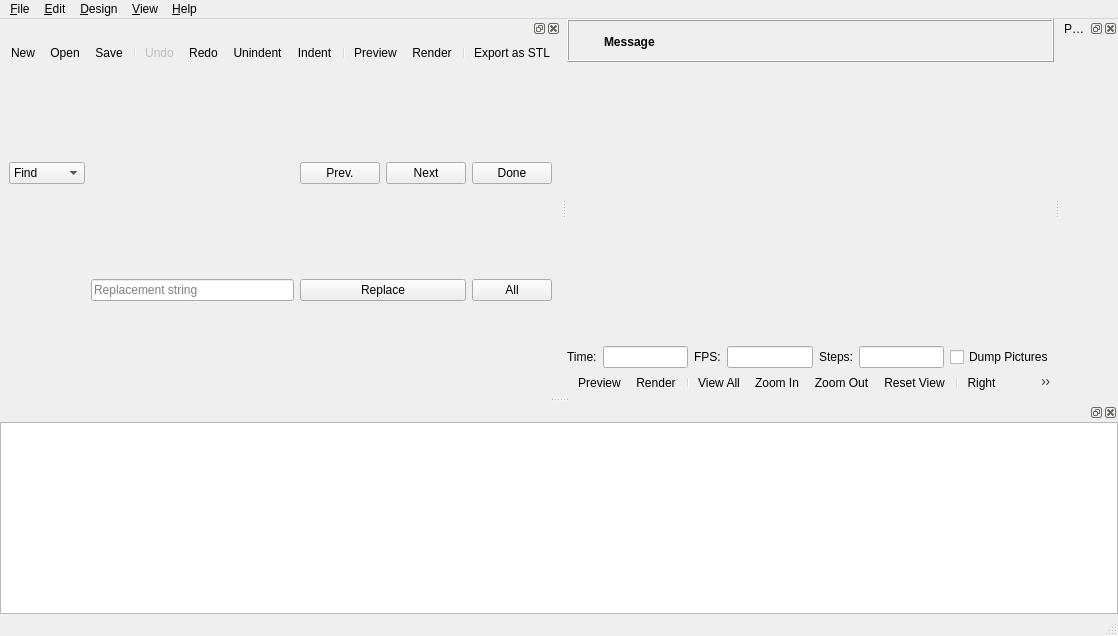
<?xml version="1.0" encoding="UTF-8"?>
<ui version="4.0">
 <class>MainWindow</class>
 <widget class="QMainWindow" name="MainWindow">
  <property name="geometry">
   <rect>
    <x>0</x>
    <y>0</y>
    <width>1118</width>
    <height>636</height>
   </rect>
  </property>
  <widget class="QWidget" name="centralwidget">
   <layout class="QVBoxLayout" name="verticalLayout_2">
    <property name="spacing">
     <number>0</number>
    </property>
    <property name="leftMargin">
     <number>0</number>
    </property>
    <property name="topMargin">
     <number>0</number>
    </property>
    <property name="rightMargin">
     <number>0</number>
    </property>
    <property name="bottomMargin">
     <number>0</number>
    </property>
    <item>
     <widget class="QWidget" name="mainWidget" native="true">
      <property name="sizePolicy">
       <sizepolicy hsizetype="Expanding" vsizetype="Expanding">
        <horstretch>0</horstretch>
        <verstretch>0</verstretch>
       </sizepolicy>
      </property>
      <layout class="QVBoxLayout" name="verticalLayout_3">
       <property name="spacing">
        <number>0</number>
       </property>
       <property name="leftMargin">
        <number>0</number>
       </property>
       <property name="topMargin">
        <number>0</number>
       </property>
       <property name="rightMargin">
        <number>0</number>
       </property>
       <property name="bottomMargin">
        <number>0</number>
       </property>
       <item>
        <widget class="QFrame" name="frameCompileResult">
         <property name="frameShape">
          <enum>QFrame::Box</enum>
         </property>
         <property name="frameShadow">
          <enum>QFrame::Raised</enum>
         </property>
         <layout class="QGridLayout" name="gridLayout_2">
          <property name="leftMargin">
           <number>6</number>
          </property>
          <property name="topMargin">
           <number>6</number>
          </property>
          <property name="rightMargin">
           <number>6</number>
          </property>
          <property name="bottomMargin">
           <number>4</number>
          </property>
          <property name="horizontalSpacing">
           <number>4</number>
          </property>
          <item row="0" column="1">
           <widget class="QLabel" name="labelCompileResultMessage">
            <property name="sizePolicy">
             <sizepolicy hsizetype="Preferred" vsizetype="Preferred">
              <horstretch>1</horstretch>
              <verstretch>0</verstretch>
             </sizepolicy>
            </property>
            <property name="font">
             <font>
              <weight>75</weight>
              <bold>true</bold>
             </font>
            </property>
            <property name="text">
             <string>Message</string>
            </property>
            <property name="wordWrap">
             <bool>true</bool>
            </property>
           </widget>
          </item>
          <item row="0" column="2">
           <widget class="QToolButton" name="toolButtonCompileResultClose">
            <property name="styleSheet">
             <string notr="true"/>
            </property>
            <property name="text">
             <string/>
            </property>
            <property name="icon">
             <iconset resource="../openscad.qrc">
              <normaloff>:/icons/close.png</normaloff>:/icons/close.png</iconset>
            </property>
            <property name="iconSize">
             <size>
              <width>22</width>
              <height>22</height>
             </size>
            </property>
            <property name="toolButtonStyle">
             <enum>Qt::ToolButtonIconOnly</enum>
            </property>
            <property name="autoRaise">
             <bool>true</bool>
            </property>
           </widget>
          </item>
          <item row="0" column="0">
           <widget class="QToolButton" name="toolButtonCompileResultIcon">
            <property name="styleSheet">
             <string notr="true">QToolButton { border: none; }</string>
            </property>
            <property name="text">
             <string/>
            </property>
            <property name="icon">
             <iconset resource="../openscad.qrc">
              <normaloff>:/icons/information-icons-error.png</normaloff>:/icons/information-icons-error.png</iconset>
            </property>
            <property name="iconSize">
             <size>
              <width>22</width>
              <height>22</height>
             </size>
            </property>
            <property name="autoRaise">
             <bool>false</bool>
            </property>
           </widget>
          </item>
         </layout>
        </widget>
       </item>
       <item>
        <widget class="QGLView" name="qglview" native="true">
         <property name="sizePolicy">
          <sizepolicy hsizetype="Expanding" vsizetype="Expanding">
           <horstretch>0</horstretch>
           <verstretch>0</verstretch>
          </sizepolicy>
         </property>
         <property name="minimumSize">
          <size>
           <width>200</width>
           <height>100</height>
          </size>
         </property>
        </widget>
       </item>
       <item>
        <widget class="QFrame" name="animate_panel">
         <property name="enabled">
          <bool>true</bool>
         </property>
         <property name="frameShape">
          <enum>QFrame::NoFrame</enum>
         </property>
         <property name="frameShadow">
          <enum>QFrame::Raised</enum>
         </property>
         <property name="lineWidth">
          <number>0</number>
         </property>
         <layout class="QHBoxLayout" name="horizontalLayoutAnimate">
          <property name="leftMargin">
           <number>0</number>
          </property>
          <property name="topMargin">
           <number>0</number>
          </property>
          <property name="rightMargin">
           <number>0</number>
          </property>
          <property name="bottomMargin">
           <number>0</number>
          </property>
          <item>
           <widget class="QLabel" name="label">
            <property name="text">
             <string>Time:</string>
            </property>
           </widget>
          </item>
          <item>
           <widget class="QLineEdit" name="e_tval"/>
          </item>
          <item>
           <widget class="QLabel" name="label_2">
            <property name="text">
             <string>FPS:</string>
            </property>
           </widget>
          </item>
          <item>
           <widget class="QLineEdit" name="e_fps"/>
          </item>
          <item>
           <widget class="QLabel" name="label_3">
            <property name="text">
             <string>Steps:</string>
            </property>
           </widget>
          </item>
          <item>
           <widget class="QLineEdit" name="e_fsteps"/>
          </item>
          <item>
           <widget class="QCheckBox" name="e_dump">
            <property name="text">
             <string>Dump Pictures</string>
            </property>
           </widget>
          </item>
         </layout>
        </widget>
       </item>
       <item>
        <widget class="QToolBar" name="viewerToolBar">
         <addaction name="designActionPreview"/>
         <addaction name="designActionRender"/>
         <addaction name="separator"/>
         <addaction name="viewActionViewAll"/>
         <addaction name="viewActionZoomIn"/>
         <addaction name="viewActionZoomOut"/>
         <addaction name="viewActionResetView"/>
         <addaction name="separator"/>
         <addaction name="viewActionRight"/>
         <addaction name="viewActionTop"/>
         <addaction name="viewActionBottom"/>
         <addaction name="viewActionLeft"/>
         <addaction name="viewActionFront"/>
         <addaction name="viewActionBack"/>
         <addaction name="separator"/>
         <addaction name="viewActionPerspective"/>
         <addaction name="viewActionOrthogonal"/>
         <addaction name="separator"/>
         <addaction name="viewActionShowAxes"/>
         <addaction name="viewActionShowScaleProportional"/>
         <addaction name="viewActionShowEdges"/>
        </widget>
       </item>
      </layout>
      <zorder>animate_panel</zorder>
      <zorder>qglview</zorder>
      <zorder>viewerToolBar</zorder>
      <zorder>frameCompileResult</zorder>
     </widget>
    </item>
   </layout>
  </widget>
  <widget class="QMenuBar" name="menubar">
   <property name="geometry">
    <rect>
     <x>0</x>
     <y>0</y>
     <width>1118</width>
     <height>20</height>
    </rect>
   </property>
   <widget class="QMenu" name="menu_File">
    <property name="title">
     <string>&amp;File</string>
    </property>
    <widget class="QMenu" name="menuOpenRecent">
     <property name="title">
      <string>Recen&amp;t Files</string>
     </property>
    </widget>
    <widget class="QMenu" name="menuExamples">
     <property name="title">
      <string>&amp;Examples</string>
     </property>
    </widget>
    <widget class="QMenu" name="menuExport">
     <property name="title">
      <string>E&amp;xport</string>
     </property>
     <addaction name="fileActionExportSTL"/>
     <addaction name="fileActionExportOFF"/>
     <addaction name="fileActionExportAMF"/>
     <addaction name="fileActionExportDXF"/>
     <addaction name="fileActionExportSVG"/>
     <addaction name="fileActionExportCSGBin"/>
     <addaction name="fileActionExportCSG"/>
     <addaction name="separator"/>
     <addaction name="fileActionExportImage"/>
    </widget>
    <addaction name="fileActionNew"/>
    <addaction name="fileActionOpen"/>
    <addaction name="menuOpenRecent"/>
    <addaction name="menuExamples"/>
    <addaction name="fileActionReload"/>
    <addaction name="fileActionClose"/>
    <addaction name="separator"/>
    <addaction name="fileActionSave"/>
    <addaction name="fileActionSaveAs"/>
    <addaction name="separator"/>
    <addaction name="menuExport"/>
    <addaction name="separator"/>
    <addaction name="fileShowLibraryFolder"/>
    <addaction name="separator"/>
    <addaction name="fileActionQuit"/>
   </widget>
   <widget class="QMenu" name="menu_Edit">
    <property name="title">
     <string>&amp;Edit</string>
    </property>
    <addaction name="editActionUndo"/>
    <addaction name="editActionRedo"/>
    <addaction name="separator"/>
    <addaction name="editActionCut"/>
    <addaction name="editActionCopy"/>
    <addaction name="editActionPaste"/>
    <addaction name="separator"/>
    <addaction name="editActionCopyViewport"/>
    <addaction name="separator"/>
    <addaction name="editActionIndent"/>
    <addaction name="editActionUnindent"/>
    <addaction name="editActionComment"/>
    <addaction name="editActionUncomment"/>
    <addaction name="editActionConvertTabsToSpaces"/>
    <addaction name="separator"/>
    <addaction name="editActionPasteVPT"/>
    <addaction name="editActionPasteVPR"/>
    <addaction name="separator"/>
    <addaction name="editActionFind"/>
    <addaction name="editActionFindAndReplace"/>
    <addaction name="editActionFindNext"/>
    <addaction name="editActionFindPrevious"/>
    <addaction name="editActionUseSelectionForFind"/>
    <addaction name="separator"/>
    <addaction name="editActionZoomTextIn"/>
    <addaction name="editActionZoomTextOut"/>
    <addaction name="editActionPreferences"/>
   </widget>
   <widget class="QMenu" name="menu_Design">
    <property name="title">
     <string>&amp;Design</string>
    </property>
    <addaction name="designActionAutoReload"/>
    <addaction name="designActionReloadAndPreview"/>
    <addaction name="designActionPreview"/>
    <addaction name="designActionRender"/>
    <addaction name="separator"/>
    <addaction name="designCheckValidity"/>
    <addaction name="designActionDisplayAST"/>
    <addaction name="designActionDisplayCSGTree"/>
    <addaction name="designActionDisplayCSGProducts"/>
    <addaction name="separator"/>
    <addaction name="designActionFlushCaches"/>
   </widget>
   <widget class="QMenu" name="menu_View">
    <property name="title">
     <string>&amp;View</string>
    </property>
    <addaction name="viewActionPreview"/>
    <addaction name="viewActionSurfaces"/>
    <addaction name="viewActionWireframe"/>
    <addaction name="viewActionThrownTogether"/>
    <addaction name="separator"/>
    <addaction name="viewActionShowEdges"/>
    <addaction name="viewActionShowAxes"/>
    <addaction name="viewActionShowScaleProportional"/>
    <addaction name="viewActionShowCrosshairs"/>
    <addaction name="viewActionAnimate"/>
    <addaction name="separator"/>
    <addaction name="viewActionTop"/>
    <addaction name="viewActionBottom"/>
    <addaction name="viewActionLeft"/>
    <addaction name="viewActionRight"/>
    <addaction name="viewActionFront"/>
    <addaction name="viewActionBack"/>
    <addaction name="viewActionDiagonal"/>
    <addaction name="viewActionCenter"/>
    <addaction name="viewActionViewAll"/>
    <addaction name="viewActionResetView"/>
    <addaction name="separator"/>
    <addaction name="viewActionZoomIn"/>
    <addaction name="viewActionZoomOut"/>
    <addaction name="separator"/>
    <addaction name="viewActionPerspective"/>
    <addaction name="viewActionOrthogonal"/>
    <addaction name="separator"/>
    <addaction name="viewActionHideToolBars"/>
    <addaction name="viewActionHideEditor"/>
    <addaction name="viewActionHideConsole"/>
    <addaction name="viewActionHideParameters"/>
   </widget>
   <widget class="QMenu" name="menuHelp">
    <property name="title">
     <string>&amp;Help</string>
    </property>
    <addaction name="helpActionAbout"/>
    <addaction name="helpActionHomepage"/>
    <addaction name="helpActionManual"/>
    <addaction name="helpActionCheatSheet"/>
    <addaction name="helpActionLibraryInfo"/>
    <addaction name="helpActionFontInfo"/>
   </widget>
   <addaction name="menu_File"/>
   <addaction name="menu_Edit"/>
   <addaction name="menu_Design"/>
   <addaction name="menu_View"/>
   <addaction name="menuHelp"/>
  </widget>
  <widget class="QStatusBar" name="statusbar">
   <property name="maximumSize">
    <size>
     <width>16777215</width>
     <height>23</height>
    </size>
   </property>
  </widget>
  <widget class="Dock" name="editorDock">
   <attribute name="dockWidgetArea">
    <number>1</number>
   </attribute>
   <widget class="QWidget" name="editorDockContents">
    <layout class="QVBoxLayout" name="verticalLayout">
     <property name="spacing">
      <number>0</number>
     </property>
     <property name="leftMargin">
      <number>0</number>
     </property>
     <property name="topMargin">
      <number>0</number>
     </property>
     <property name="rightMargin">
      <number>0</number>
     </property>
     <property name="bottomMargin">
      <number>0</number>
     </property>
     <item>
      <widget class="QToolBar" name="editortoolbar">
       <addaction name="fileActionNew"/>
       <addaction name="fileActionOpen"/>
       <addaction name="fileActionSave"/>
       <addaction name="separator"/>
       <addaction name="editActionUndo"/>
       <addaction name="editActionRedo"/>
       <addaction name="editActionUnindent"/>
       <addaction name="editActionIndent"/>
       <addaction name="separator"/>
       <addaction name="designActionPreview"/>
       <addaction name="designActionRender"/>
       <addaction name="separator"/>
       <addaction name="fileActionExportSTL"/>
      </widget>
     </item>
     <item>
      <widget class="QFrame" name="find_panel">
       <property name="enabled">
        <bool>true</bool>
       </property>
       <property name="sizePolicy">
        <sizepolicy hsizetype="Preferred" vsizetype="Minimum">
         <horstretch>0</horstretch>
         <verstretch>0</verstretch>
        </sizepolicy>
       </property>
       <property name="frameShape">
        <enum>QFrame::NoFrame</enum>
       </property>
       <property name="frameShadow">
        <enum>QFrame::Raised</enum>
       </property>
       <property name="lineWidth">
        <number>0</number>
       </property>
       <layout class="QGridLayout" name="gridLayout">
        <property name="topMargin">
         <number>0</number>
        </property>
        <property name="bottomMargin">
         <number>0</number>
        </property>
        <property name="verticalSpacing">
         <number>0</number>
        </property>
        <item row="0" column="0">
         <widget class="QComboBox" name="findTypeComboBox">
          <item>
           <property name="text">
            <string>Find</string>
           </property>
          </item>
          <item>
           <property name="text">
            <string>Replace</string>
           </property>
          </item>
         </widget>
        </item>
        <item row="0" column="1">
         <widget class="QWordSearchField" name="findInputField">
          <property name="placeholderText" stdset="0">
           <string>Search string</string>
          </property>
         </widget>
        </item>
        <item row="0" column="2">
         <widget class="QPushButton" name="findPrevButton">
          <property name="text">
           <string>Prev.</string>
          </property>
         </widget>
        </item>
        <item row="0" column="3">
         <widget class="QPushButton" name="findNextButton">
          <property name="text">
           <string>Next</string>
          </property>
         </widget>
        </item>
        <item row="0" column="4">
         <widget class="QPushButton" name="cancelButton">
          <property name="text">
           <string>Done</string>
          </property>
         </widget>
        </item>
        <item row="1" column="1">
         <widget class="QLineEdit" name="replaceInputField">
          <property name="placeholderText">
           <string>Replacement string</string>
          </property>
         </widget>
        </item>
        <item row="1" column="2" colspan="2">
         <widget class="QPushButton" name="replaceButton">
          <property name="text">
           <string>Replace</string>
          </property>
         </widget>
        </item>
        <item row="1" column="4">
         <widget class="QPushButton" name="replaceAllButton">
          <property name="text">
           <string>All</string>
          </property>
         </widget>
        </item>
       </layout>
      </widget>
     </item>
    </layout>
   </widget>
   <addaction name="editActionRedo_2"/>
  </widget>
  <widget class="Dock" name="consoleDock">
   <attribute name="dockWidgetArea">
    <number>8</number>
   </attribute>
   <widget class="QWidget" name="consoleDockContents">
    <layout class="QVBoxLayout" name="verticalLayout_5">
     <property name="leftMargin">
      <number>0</number>
     </property>
     <property name="topMargin">
      <number>0</number>
     </property>
     <property name="rightMargin">
      <number>0</number>
     </property>
     <property name="bottomMargin">
      <number>0</number>
     </property>
     <item>
      <widget class="QTextEdit" name="console">
       <property name="minimumSize">
        <size>
         <width>10</width>
         <height>10</height>
        </size>
       </property>
       <property name="focusPolicy">
        <enum>Qt::ClickFocus</enum>
       </property>
       <property name="readOnly">
        <bool>true</bool>
       </property>
      </widget>
     </item>
    </layout>
   </widget>
  </widget>
  <widget class="Dock" name="parameterDock">
   <property name="windowTitle">
    <string>Parameter Widget</string>
   </property>
   <attribute name="dockWidgetArea">
    <number>2</number>
   </attribute>
   <widget class="QWidget" name="dockWidgetContents">
    <layout class="QGridLayout" name="gridLayout_2">
     <property name="leftMargin">
      <number>0</number>
     </property>
     <property name="topMargin">
      <number>0</number>
     </property>
     <property name="rightMargin">
      <number>0</number>
     </property>
     <property name="bottomMargin">
      <number>0</number>
     </property>
     <property name="spacing">
      <number>0</number>
     </property>
     <item row="0" column="0">
      <widget class="ParameterWidget" name="parameterWidget" native="true"/>
     </item>
    </layout>
   </widget>
  </widget>
  <action name="fileActionNew">
   <property name="icon">
    <iconset resource="../openscad.qrc">
     <normaloff>:/images/blackNew.png</normaloff>:/images/blackNew.png</iconset>
   </property>
   <property name="text">
    <string>&amp;New</string>
   </property>
   <property name="shortcut">
    <string>Ctrl+N</string>
   </property>
  </action>
  <action name="fileActionOpen">
   <property name="icon">
    <iconset resource="../openscad.qrc">
     <normaloff>:/images/Open-32.png</normaloff>:/images/Open-32.png</iconset>
   </property>
   <property name="text">
    <string>&amp;Open...</string>
   </property>
   <property name="shortcut">
    <string>Ctrl+O</string>
   </property>
  </action>
  <action name="fileActionSave">
   <property name="icon">
    <iconset resource="../openscad.qrc">
     <normaloff>:/images/Save-32.png</normaloff>:/images/Save-32.png</iconset>
   </property>
   <property name="text">
    <string>&amp;Save</string>
   </property>
   <property name="shortcut">
    <string>Ctrl+S</string>
   </property>
  </action>
  <action name="fileActionSaveAs">
   <property name="text">
    <string>Save &amp;As...</string>
   </property>
   <property name="shortcut">
    <string>Ctrl+Shift+S</string>
   </property>
  </action>
  <action name="fileActionReload">
   <property name="text">
    <string>&amp;Reload</string>
   </property>
   <property name="shortcut">
    <string>Ctrl+R</string>
   </property>
  </action>
  <action name="fileActionQuit">
   <property name="text">
    <string>&amp;Quit</string>
   </property>
   <property name="shortcut">
    <string>Ctrl+Q</string>
   </property>
   <property name="menuRole">
    <enum>QAction::QuitRole</enum>
   </property>
  </action>
  <action name="editActionUndo">
   <property name="enabled">
    <bool>false</bool>
   </property>
   <property name="icon">
    <iconset resource="../openscad.qrc">
     <normaloff>:/images/Command-Undo-32.png</normaloff>:/images/Command-Undo-32.png</iconset>
   </property>
   <property name="text">
    <string>&amp;Undo</string>
   </property>
   <property name="shortcut">
    <string>Ctrl+Z</string>
   </property>
   <property name="shortcutContext">
    <enum>Qt::WidgetWithChildrenShortcut</enum>
   </property>
  </action>
  <action name="editActionRedo">
   <property name="icon">
    <iconset resource="../openscad.qrc">
     <normaloff>:/images/Command-Redo-32.png</normaloff>:/images/Command-Redo-32.png</iconset>
   </property>
   <property name="text">
    <string>&amp;Redo</string>
   </property>
   <property name="shortcut">
    <string>Ctrl+Shift+Z</string>
   </property>
   <property name="shortcutContext">
    <enum>Qt::WidgetWithChildrenShortcut</enum>
   </property>
  </action>
  <action name="editActionRedo_2">
   <property name="shortcut">
    <string>Ctrl+Y</string>
   </property>
   <property name="shortcutContext">
    <enum>Qt::WidgetWithChildrenShortcut</enum>
   </property>
  </action>
  <action name="editActionCut">
   <property name="text">
    <string>Cu&amp;t</string>
   </property>
   <property name="shortcut">
    <string>Ctrl+X</string>
   </property>
   <property name="shortcutContext">
    <enum>Qt::WidgetWithChildrenShortcut</enum>
   </property>
  </action>
  <action name="editActionCopy">
   <property name="text">
    <string>&amp;Copy</string>
   </property>
   <property name="shortcut">
    <string>Ctrl+C</string>
   </property>
   <property name="shortcutContext">
    <enum>Qt::WidgetWithChildrenShortcut</enum>
   </property>
  </action>
  <action name="editActionPaste">
   <property name="text">
    <string>&amp;Paste</string>
   </property>
   <property name="shortcut">
    <string>Ctrl+V</string>
   </property>
   <property name="shortcutContext">
    <enum>Qt::WidgetWithChildrenShortcut</enum>
   </property>
  </action>
  <action name="editActionIndent">
   <property name="icon">
    <iconset resource="../openscad.qrc">
     <normaloff>:/images/Increase-Indent-32.png</normaloff>:/images/Increase-Indent-32.png</iconset>
   </property>
   <property name="text">
    <string>&amp;Indent</string>
   </property>
   <property name="shortcut">
    <string>Ctrl+I</string>
   </property>
  </action>
  <action name="editActionComment">
   <property name="text">
    <string>C&amp;omment</string>
   </property>
   <property name="shortcut">
    <string>Ctrl+D</string>
   </property>
  </action>
  <action name="editActionUncomment">
   <property name="text">
    <string>Unco&amp;mment</string>
   </property>
   <property name="shortcut">
    <string>Ctrl+Shift+D</string>
   </property>
  </action>
  <action name="editActionPasteVPT">
   <property name="text">
    <string>P&amp;aste viewport translation</string>
   </property>
   <property name="shortcut">
    <string>Ctrl+T</string>
   </property>
  </action>
  <action name="editActionPasteVPR">
   <property name="text">
    <string>Past&amp;e viewport rotation</string>
   </property>
  </action>
  <action name="editActionZoomTextIn">
   <property name="text">
    <string>Increase Font &amp;Size</string>
   </property>
   <property name="shortcut">
    <string>Ctrl++</string>
   </property>
  </action>
  <action name="editActionZoomTextOut">
   <property name="text">
    <string>Decrease Font Si&amp;ze</string>
   </property>
   <property name="shortcut">
    <string>Ctrl+-</string>
   </property>
  </action>
  <action name="viewActionHideEditor">
   <property name="checkable">
    <bool>true</bool>
   </property>
   <property name="text">
    <string>H&amp;ide editor</string>
   </property>
  </action>
  <action name="designActionReloadAndPreview">
   <property name="text">
    <string>&amp;Reload and Preview</string>
   </property>
   <property name="shortcut">
    <string>F4</string>
   </property>
  </action>
  <action name="designActionPreview">
   <property name="icon">
    <iconset resource="../openscad.qrc">
     <normaloff>:/images/preview-32.png</normaloff>:/images/preview-32.png</iconset>
   </property>
   <property name="text">
    <string>&amp;Preview</string>
   </property>
   <property name="shortcut">
    <string>F5</string>
   </property>
  </action>
  <action name="designActionRender">
   <property name="icon">
    <iconset resource="../openscad.qrc">
     <normaloff>:/images/render-32.png</normaloff>:/images/render-32.png</iconset>
   </property>
   <property name="text">
    <string>R&amp;ender</string>
   </property>
   <property name="shortcut">
    <string>F6</string>
   </property>
  </action>
  <action name="designCheckValidity">
   <property name="text">
    <string>&amp;Check Validity</string>
   </property>
  </action>
  <action name="designActionDisplayAST">
   <property name="text">
    <string>Display A&amp;ST...</string>
   </property>
  </action>
  <action name="designActionDisplayCSGTree">
   <property name="text">
    <string>Display CSG &amp;Tree...</string>
   </property>
  </action>
  <action name="designActionDisplayCSGProducts">
   <property name="text">
    <string>Display CSG Pr&amp;oducts...</string>
   </property>
  </action>
  <action name="fileActionExportSTL">
   <property name="icon">
    <iconset resource="../openscad.qrc">
     <normaloff>:/images/STL.png</normaloff>:/images/STL.png</iconset>
   </property>
   <property name="text">
    <string>Export as &amp;STL...</string>
   </property>
  </action>
  <action name="fileActionExportOFF">
   <property name="icon">
    <iconset resource="../openscad.qrc">
     <normaloff>:/images/OFF.png</normaloff>:/images/OFF.png</iconset>
   </property>
   <property name="text">
    <string>Export as &amp;OFF...</string>
   </property>
  </action>
  <action name="viewActionPreview">
   <property name="checkable">
    <bool>true</bool>
   </property>
   <property name="text">
    <string>Preview</string>
   </property>
   <property name="shortcut">
    <string>F9</string>
   </property>
  </action>
  <action name="viewActionSurfaces">
   <property name="checkable">
    <bool>true</bool>
   </property>
   <property name="text">
    <string>Surfaces</string>
   </property>
   <property name="shortcut">
    <string>F10</string>
   </property>
  </action>
  <action name="viewActionWireframe">
   <property name="checkable">
    <bool>true</bool>
   </property>
   <property name="text">
    <string>Wireframe</string>
   </property>
   <property name="shortcut">
    <string>F11</string>
   </property>
  </action>
  <action name="viewActionThrownTogether">
   <property name="checkable">
    <bool>true</bool>
   </property>
   <property name="text">
    <string>Thrown Together</string>
   </property>
   <property name="shortcut">
    <string>F12</string>
   </property>
  </action>
  <action name="viewActionShowEdges">
   <property name="checkable">
    <bool>true</bool>
   </property>
   <property name="icon">
    <iconset resource="../openscad.qrc">
     <normaloff>:/images/Rotation-32.png</normaloff>:/images/Rotation-32.png</iconset>
   </property>
   <property name="text">
    <string>Show Edges</string>
   </property>
   <property name="shortcut">
    <string>Ctrl+1</string>
   </property>
  </action>
  <action name="viewActionShowAxes">
   <property name="checkable">
    <bool>true</bool>
   </property>
   <property name="icon">
    <iconset resource="../openscad.qrc">
     <normaloff>:/images/blackaxes.png</normaloff>:/images/blackaxes.png</iconset>
   </property>
   <property name="text">
    <string>Show Axes</string>
   </property>
   <property name="shortcut">
    <string>Ctrl+2</string>
   </property>
  </action>
  <action name="viewActionShowCrosshairs">
   <property name="checkable">
    <bool>true</bool>
   </property>
   <property name="icon">
    <iconset resource="../openscad.qrc">
     <normaloff>:/images/cross.png</normaloff>:/images/cross.png</iconset>
   </property>
   <property name="text">
    <string>Show Crosshairs</string>
   </property>
   <property name="shortcut">
    <string>Ctrl+3</string>
   </property>
  </action>
  <action name="viewActionShowScaleProportional">
   <property name="checkable">
    <bool>true</bool>
   </property>
   <property name="icon">
    <iconset resource="../openscad.qrc">
     <normaloff>:/images/scalemarkers.png</normaloff>:/images/scalemarkers.png</iconset>
   </property>
   <property name="text">
    <string>Show Scale Markers</string>
   </property>
  </action>
  <action name="viewActionAnimate">
   <property name="checkable">
    <bool>true</bool>
   </property>
   <property name="text">
    <string>Animate</string>
   </property>
  </action>
  <action name="viewActionTop">
   <property name="icon">
    <iconset resource="../openscad.qrc">
     <normaloff>:/images/blackUp.png</normaloff>:/images/blackUp.png</iconset>
   </property>
   <property name="text">
    <string>&amp;Top</string>
   </property>
   <property name="shortcut">
    <string>Ctrl+4</string>
   </property>
  </action>
  <action name="viewActionBottom">
   <property name="icon">
    <iconset resource="../openscad.qrc">
     <normaloff>:/images/blackbottom.png</normaloff>:/images/blackbottom.png</iconset>
   </property>
   <property name="text">
    <string>&amp;Bottom</string>
   </property>
   <property name="shortcut">
    <string>Ctrl+5</string>
   </property>
  </action>
  <action name="viewActionLeft">
   <property name="icon">
    <iconset resource="../openscad.qrc">
     <normaloff>:/images/blackleft (copy).png</normaloff>:/images/blackleft (copy).png</iconset>
   </property>
   <property name="text">
    <string>&amp;Left</string>
   </property>
   <property name="shortcut">
    <string>Ctrl+6</string>
   </property>
  </action>
  <action name="viewActionRight">
   <property name="icon">
    <iconset resource="../openscad.qrc">
     <normaloff>:/images/rightright.png</normaloff>:/images/rightright.png</iconset>
   </property>
   <property name="text">
    <string>&amp;Right</string>
   </property>
   <property name="shortcut">
    <string>Ctrl+7</string>
   </property>
  </action>
  <action name="viewActionFront">
   <property name="icon">
    <iconset resource="../openscad.qrc">
     <normaloff>:/images/blackfront.png</normaloff>:/images/blackfront.png</iconset>
   </property>
   <property name="text">
    <string>&amp;Front</string>
   </property>
   <property name="shortcut">
    <string>Ctrl+8</string>
   </property>
  </action>
  <action name="viewActionBack">
   <property name="icon">
    <iconset resource="../openscad.qrc">
     <normaloff>:/images/blackback.png</normaloff>:/images/blackback.png</iconset>
   </property>
   <property name="text">
    <string>Bac&amp;k</string>
   </property>
   <property name="shortcut">
    <string>Ctrl+9</string>
   </property>
  </action>
  <action name="viewActionDiagonal">
   <property name="text">
    <string>&amp;Diagonal</string>
   </property>
   <property name="shortcut">
    <string>Ctrl+0</string>
   </property>
  </action>
  <action name="viewActionCenter">
   <property name="text">
    <string>Ce&amp;nter</string>
   </property>
  </action>
  <action name="viewActionPerspective">
   <property name="checkable">
    <bool>true</bool>
   </property>
   <property name="icon">
    <iconset resource="../openscad.qrc">
     <normaloff>:/images/perspective1.png</normaloff>:/images/perspective1.png</iconset>
   </property>
   <property name="text">
    <string>&amp;Perspective</string>
   </property>
  </action>
  <action name="viewActionOrthogonal">
   <property name="checkable">
    <bool>true</bool>
   </property>
   <property name="icon">
    <iconset resource="../openscad.qrc">
     <normaloff>:/images/orthogonal.png</normaloff>:/images/orthogonal.png</iconset>
   </property>
   <property name="text">
    <string>&amp;Orthogonal</string>
   </property>
  </action>
  <action name="viewActionHideConsole">
   <property name="checkable">
    <bool>true</bool>
   </property>
   <property name="text">
    <string>H&amp;ide console</string>
   </property>
  </action>
  <action name="helpActionAbout">
   <property name="enabled">
    <bool>true</bool>
   </property>
   <property name="text">
    <string>&amp;About</string>
   </property>
   <property name="menuRole">
    <enum>QAction::AboutRole</enum>
   </property>
  </action>
  <action name="helpActionManual">
   <property name="text">
    <string>&amp;Documentation</string>
   </property>
  </action>
  <action name="fileActionClearRecent">
   <property name="text">
    <string>Clear Recent</string>
   </property>
  </action>
  <action name="fileActionExportDXF">
   <property name="icon">
    <iconset resource="../openscad.qrc">
     <normaloff>:/images/DXF.png</normaloff>:/images/DXF.png</iconset>
   </property>
   <property name="text">
    <string>Export as &amp;DXF...</string>
   </property>
  </action>
  <action name="fileActionClose">
   <property name="text">
    <string>&amp;Close</string>
   </property>
   <property name="shortcut">
    <string>Ctrl+W</string>
   </property>
  </action>
  <action name="editActionPreferences">
   <property name="text">
    <string>&amp;Preferences</string>
   </property>
   <property name="menuRole">
    <enum>QAction::PreferencesRole</enum>
   </property>
  </action>
  <action name="editActionFind">
   <property name="text">
    <string>&amp;Find...</string>
   </property>
   <property name="shortcut">
    <string>Ctrl+F</string>
   </property>
  </action>
  <action name="editActionFindAndReplace">
   <property name="text">
    <string>Fin&amp;d and Replace...</string>
   </property>
   <property name="shortcut">
    <string>Ctrl+Alt+F</string>
   </property>
  </action>
  <action name="editActionFindNext">
   <property name="text">
    <string>Find Ne&amp;xt</string>
   </property>
   <property name="shortcut">
    <string>Ctrl+G</string>
   </property>
  </action>
  <action name="editActionFindPrevious">
   <property name="text">
    <string>Find Pre&amp;vious</string>
   </property>
   <property name="shortcut">
    <string>Ctrl+Shift+G</string>
   </property>
  </action>
  <action name="editActionUseSelectionForFind">
   <property name="text">
    <string>Use Se&amp;lection for Find</string>
   </property>
   <property name="shortcut">
    <string>Ctrl+E</string>
   </property>
  </action>
  <action name="designActionFlushCaches">
   <property name="text">
    <string>&amp;Flush Caches</string>
   </property>
  </action>
  <action name="helpActionHomepage">
   <property name="text">
    <string>&amp;OpenSCAD Homepage</string>
   </property>
  </action>
  <action name="designActionAutoReload">
   <property name="checkable">
    <bool>true</bool>
   </property>
   <property name="text">
    <string>&amp;Automatic Reload and Preview</string>
   </property>
  </action>
  <action name="fileActionExportImage">
   <property name="icon">
    <iconset resource="../openscad.qrc">
     <normaloff>:/images/PNG.png</normaloff>:/images/PNG.png</iconset>
   </property>
   <property name="text">
    <string>Export as &amp;Image...</string>
   </property>
  </action>
  <action name="fileActionExportCSG">
   <property name="icon">
    <iconset resource="../openscad.qrc">
     <normaloff>:/images/CSG.png</normaloff>:/images/CSG.png</iconset>
   </property>
   <property name="text">
    <string>Export as &amp;CSG...</string>
   </property>
  </action>
  <action name="helpActionLibraryInfo">
   <property name="text">
    <string>&amp;Library info</string>
   </property>
  </action>
  <action name="fileShowLibraryFolder">
   <property name="text">
    <string>Show &amp;Library Folder...</string>
   </property>
  </action>
  <action name="viewActionResetView">
   <property name="icon">
    <iconset resource="../openscad.qrc">
     <normaloff>:/images/Command-Reset-32.png</normaloff>:/images/Command-Reset-32.png</iconset>
   </property>
   <property name="text">
    <string>Reset View</string>
   </property>
  </action>
  <action name="helpActionFontInfo">
   <property name="text">
    <string>&amp;Font List</string>
   </property>
  </action>
  <action name="fileActionExportSVG">
   <property name="icon">
    <iconset resource="../openscad.qrc">
     <normaloff>:/images/CSG.png</normaloff>:/images/CSG.png</iconset>
   </property>
   <property name="text">
    <string>Export as S&amp;VG...</string>
   </property>
  </action>
  <action name="fileActionExportAMF">
   <property name="icon">
    <iconset resource="../openscad.qrc">
     <normaloff>:/images/AMF.png</normaloff>:/images/AMF.png</iconset>
   </property>
   <property name="text">
    <string>Export as &amp;AMF...</string>
   </property>
  </action>
  <action name="viewActionZoomIn">
   <property name="icon">
    <iconset resource="../openscad.qrc">
     <normaloff>:/images/zoomin.png</normaloff>:/images/zoomin.png</iconset>
   </property>
   <property name="text">
    <string>Zoom In</string>
   </property>
   <property name="shortcut">
    <string>Ctrl+]</string>
   </property>
  </action>
  <action name="viewActionZoomOut">
   <property name="icon">
    <iconset resource="../openscad.qrc">
     <normaloff>:/images/zoomout.png</normaloff>:/images/zoomout.png</iconset>
   </property>
   <property name="text">
    <string>Zoom Out</string>
   </property>
   <property name="shortcut">
    <string>Ctrl+[</string>
   </property>
  </action>
  <action name="viewActionViewAll">
   <property name="icon">
    <iconset resource="../openscad.qrc">
     <normaloff>:/images/zoom-all.png</normaloff>:/images/zoom-all.png</iconset>
   </property>
   <property name="text">
    <string>View All</string>
   </property>
   <property name="shortcut">
    <string>Ctrl+Shift+V</string>
   </property>
  </action>
  <action name="editActionConvertTabsToSpaces">
   <property name="text">
    <string>Conv&amp;ert Tabs to Spaces</string>
   </property>
  </action>
  <action name="viewActionHideToolBars">
   <property name="checkable">
    <bool>true</bool>
   </property>
   <property name="text">
    <string>Hide toolbars</string>
   </property>
  </action>
  <action name="editActionUnindent">
   <property name="icon">
    <iconset resource="../openscad.qrc">
     <normaloff>:/images/Decrease-Indent-32.png</normaloff>:/images/Decrease-Indent-32.png</iconset>
   </property>
   <property name="text">
    <string>U&amp;nindent</string>
   </property>
   <property name="shortcut">
    <string>Ctrl+Shift+I</string>
   </property>
  </action>
  <action name="helpActionCheatSheet">
   <property name="text">
    <string>&amp;Cheat Sheet</string>
   </property>
  </action>
  <action name="editActionCopyViewport">
   <property name="text">
    <string>Copy Viewport</string>
   </property>
   <property name="shortcut">
    <string>Ctrl+Shift+C</string>
   </property>
  </action>
  <action name="viewActionHideParameters">
   <property name="checkable">
    <bool>true</bool>
   </property>
   <property name="checked">
    <bool>true</bool>
   </property>
   <property name="text">
    <string>Hide Customizer</string>
   </property>
  </action>
  <action name="fileActionExportCSGBin">
   <property name="icon">
    <iconset resource="../openscad.qrc">
     <normaloff>:/images/CSG.png</normaloff>:/images/CSG.png</iconset>
   </property>
   <property name="text">
    <string>Export as BinaryCSG...</string>
   </property>
  </action>
 </widget>
 <customwidgets>
  <customwidget>
   <class>QGLView</class>
   <extends>QWidget</extends>
   <header>QGLView.h</header>
   <container>1</container>
  </customwidget>
  <customwidget>
   <class>Dock</class>
   <extends>QDockWidget</extends>
   <header>Dock.h</header>
   <container>1</container>
  </customwidget>
  <customwidget>
   <class>ParameterWidget</class>
   <extends>QWidget</extends>
   <header>parameter/ParameterWidget.h</header>
   <container>1</container>
  </customwidget>
  <customwidget>
   <class>QWordSearchField</class>
   <extends>QFrame</extends>
   <header>QWordSearchField.h</header>
   <container>1</container>
  </customwidget>
 </customwidgets>
 <resources>
  <include location="../openscad.qrc"/>
 </resources>
 <connections>
  <connection>
   <sender>fileActionClose</sender>
   <signal>triggered()</signal>
   <receiver>MainWindow</receiver>
   <slot>close()</slot>
   <hints>
    <hint type="sourcelabel">
     <x>-1</x>
     <y>-1</y>
    </hint>
    <hint type="destinationlabel">
     <x>340</x>
     <y>323</y>
    </hint>
   </hints>
  </connection>
 </connections>
</ui>
